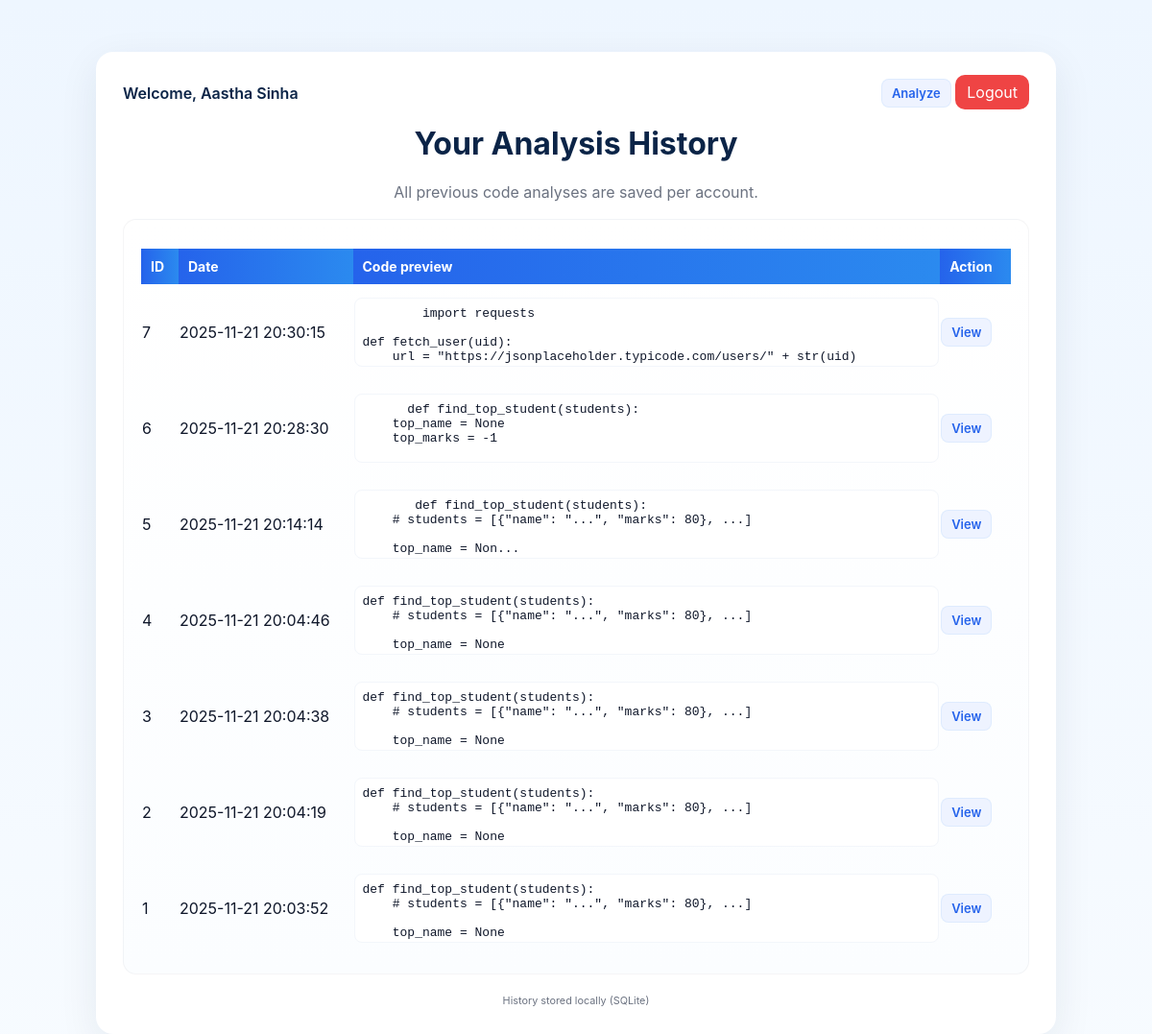
Screenshot of /history (signed in) with the database file from the repository.
### tables this page shows
CREATE TABLE history (
        id INTEGER PRIMARY KEY AUTOINCREMENT,
        email TEXT NOT NULL,
        code TEXT NOT NULL,
        complexity TEXT,
        lint TEXT,
        summary TEXT,
        improved TEXT,
        created_at TIMESTAMP DEFAULT CURRENT_TIMESTAMP
    );

### app.py (the view)
@app.route('/history')
def history():
    if 'user' not in session:
        return redirect(url_for('login'))
    records = get_user_history(session['email'])
    return render_template('history.html', records=records)

### database.py (called while the page is built)
def get_user_history(email):
    conn = sqlite3.connect(DB); c = conn.cursor()
    c.execute("SELECT id, email, code, complexity, lint, summary, improved, created_at FROM history WHERE email = ? ORDER BY created_at DESC", (email,))
    rows = c.fetchall()
    conn.close()
    return rows

### templates/history.html (shortened to what this page needs)
<!doctype html>
<html lang="en">
<head>
  <link rel="stylesheet" href="{{ url_for('static', filename='style.css') }}">
</head>
<body>
  <div class="container page">
    <header class="top-bar">
      <div>
        <span class="welcome">Welcome, {{ session.user }}</span>
      </div>
      <div>
        <a class="btn small" href="{{ url_for('index') }}">Analyze</a>
        <a class="logout-btn" href="{{ url_for('logout') }}">Logout</a>
      </div>
    </header>
    <h1>Your Analysis History</h1>
    <p class="lead">All previous code analyses are saved per account.</p>
    <section class="card">
      {% if records %}
        <table class="history-table">
          <thead>
            <tr><th>ID</th><th>Date</th><th>Code preview</th><th>Action</th></tr>
          </thead>
          <tbody>
            {% for r in records %}
              <tr>
                <td>{{ r[0] }}</td>
                <td>{{ r[7] }}</td>
                <td><pre class="preview">{{ r[2][:120] }}{% if r[2]|length > 120 %}...{% endif %}</pre></td>
                <td><a class="btn small" href="{{ url_for('history_view', entry_id=r[0]) }}">View</a></td>
              </tr>
            {% endfor %}
          </tbody>
        </table>
      {% else %}
        <p>No history yet — run an analysis to create entries.</p>
      {% endif %}
    </section>
    <footer class="foot">
      <small>History stored locally (SQLite)</small>
    </footer>
  </div>
</body>
</html>

### static/style.css (style rules this page uses)
:root { --bg-1: #f4f8fb; --card: #ffffff; --muted: #6b7280; --accent: #2563eb; --accent-2:#2b8aef; --danger:#ef4444; --radius: 12px; --mono: Menlo, Monaco, "JetBrains Mono", "Courier New", monospace; --ui-padding: 24px; }
* { box-sizing:border-box }
body { margin:0; font-family: Inter, "Segoe UI", Roboto, system-ui, -apple-system, Arial, sans-serif; background: linear-gradient(180deg, #eef6ff 0%, #f7fbff 100%); color:#0f172a; -webkit-font-smoothing:antialiased; -moz-osx-font-smoothing:grayscale; padding: 24px; }
.container { max-width:1000px; margin:30px auto; background:var(--card); padding:28px; border-radius:18px; box-shadow:0 12px 40px rgba(19,38,63,0.08); }
.page h1 { margin-top:4px; text-align:center; color: #0b2447; }
.lead { text-align:center; color:var(--muted); margin-top:6px; margin-bottom:18px; }
.top-bar { display:flex; justify-content:space-between; align-items:center; margin-bottom:18px; }
.welcome { font-weight:600; color:#0b2447; }
.logout-btn { background:var(--danger); color:white; padding:8px 12px; border-radius:10px; text-decoration:none; }
.card { background: linear-gradient(180deg,#ffffff,#fbfdff); padding:18px; border-radius:14px; border:1px solid rgba(15,23,42,0.04); margin-bottom:18px; }
.btn { display:inline-block; padding:10px 14px; border-radius:10px; text-decoration:none; border:none; cursor:pointer; font-weight:600; }
.btn.small { padding:6px 10px; font-size:13px; border-radius:8px; background:#eef3ff; color:var(--accent); border:1px solid rgba(43,138,239,0.08); }
.history-table { width:100%; border-collapse:collapse; margin-top:12px; }
.history-table thead th { text-align:left; padding:10px; background:linear-gradient(90deg,var(--accent),var(--accent-2)); color:white; font-weight:700; font-size:14px; }
.preview { max-height:72px; overflow:hidden; white-space:pre-wrap; background:#fff; padding:8px; border-radius:8px; border:1px solid #f3f6fb; }
.foot, .auth-foot { text-align:center; margin-top:16px; color:var(--muted); font-size:13px; }

### rows the page displays
history: id "7", created_at "2025-11-21 20:30:15", code "import requests def fetch_user(uid): url = \"https://jsonplaceholder.typicode.com/users/\" + str(uid)"
history: id "6", created_at "2025-11-21 20:28:30", code "def find_top_student(students): top_name = None top_marks = -1…"
history: id "5", created_at "2025-11-21 20:14:14", code "def find_top_student(students): # students = [{\"name\": \"...\", \"marks\": 80}, ...] top_name = Non"
history: id "4", created_at "2025-11-21 20:04:46", code "def find_top_student(students): # students = [{\"name\": \"...\", \"marks\": 80}, ...] top_name = None…"
history: id "3", created_at "2025-11-21 20:04:38", code "def find_top_student(students): # students = [{\"name\": \"...\", \"marks\": 80}, ...] top_name = None…"
history: id "2", created_at "2025-11-21 20:04:19", code "def find_top_student(students): # students = [{\"name\": \"...\", \"marks\": 80}, ...] top_name = None…"
history: id "1", created_at "2025-11-21 20:03:52", code "def find_top_student(students): # students = [{\"name\": \"...\", \"marks\": 80}, ...] top_name = None…"

### other values shown
{{ session.user }} "Aastha Sinha"
